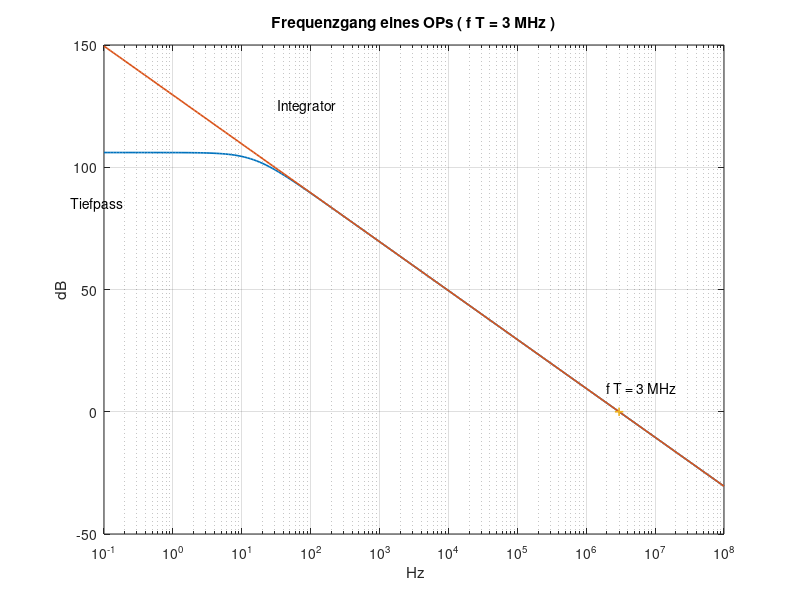

The MATLAB source for this figure:
% Programm zur Darstellung des Frequenzgangs
% eines OPs 

set(0,'DefaultLineLineWidth', 1.2);

f0 = 15;	fT = 3e6;
Ad0 = 2e5;
w0 = 2*pi*15;	tau = 1/w0;

num1 = Ad0; 	den1 = [tau, 1];	
num2 = Ad0;	den2 = [tau, 0];

f = logspace(-1, 8, 200);	w = 2*pi*f;
H1 = freqs(num1,den1,w);	H2 = freqs(num2,den2,w);

figure(1);	clf;
semilogx(f, 20*log10(abs(H1)), f, 20*log10(abs(H2)));
title(['Frequenzgang eines OPs ( f T = ',...
			num2str(fT*1e-6),' MHz )']);
xlabel(' Hz'); 	ylabel('dB');	grid;
text(3e-2, 85, ' Tiefpass');
text(3e1, 125, ' Integrator');
text(2e6, 10, 'f T = 3 MHz');
hold on;	plot(3e6,0,'+');	hold off;
